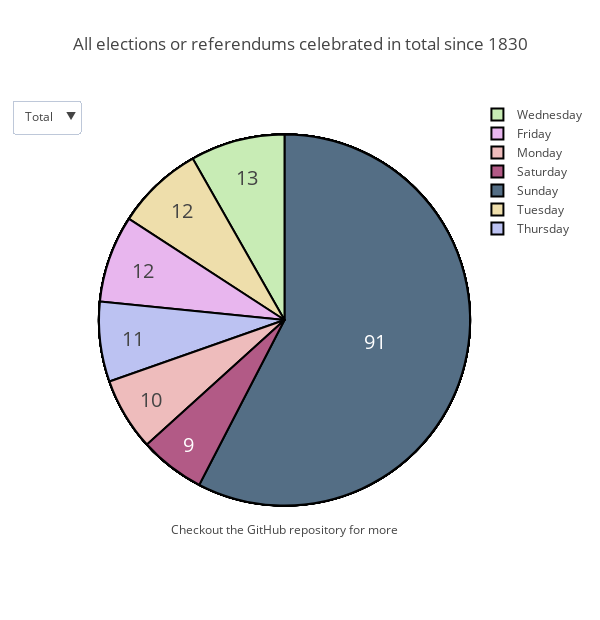

Notebook code cell kept with this figure:
### Code cell
updatemenus = list([
    dict(active=len(traces)-1,
         buttons=button_list,
    )
])

layout = dict(title='All elections or referendums celebrated in total since 1830', 
              showlegend=True, updatemenus=updatemenus, width=600, height=620,
             annotations=[
        dict(
            x=0.5,
            y=0,
            xshift=0,
            yshift=0,
            visible= True,
            align='center',
            xref='paper',
            yref='paper',
            text='Checkout the GitHub <a href="https://carlosvega.github.io/Weekday_ESP_Elections/">repository</a> for more',
            showarrow=False,
            arrowhead=0
        )
    ])

fig = dict(data=traces, layout=layout)

iplot(fig, filename='styled_pie_chart')
plot(fig, filename='docs/styled_pie_chart', auto_open=False)

### Figure 1 — Plotly figure (JSON) as saved in the notebook; plotly's stock layout.template omitted (floating-point values rounded to 4 significant figures)
{"data": [{"hoverinfo": "label+percent", "labels": ["Monday", "Wednesday", "Friday"], "marker": {"colors": ["#eebcbc", "#c8ecb5", "#e8b6ee"], "line": {"color": "#000000", "width": 2}}, "name": "1830", "textfont": {"size": 20}, "textinfo": "value", "type": "pie", "values": [1, 3, 2]}, {"hoverinfo": "label+percent", "labels": ["Monday", "Friday", "Saturday", "Sunday"], "marker": {"colors": ["#eebcbc", "#e8b6ee", "#b25a86", "#546e85"], "line": {"color": "#000000", "width": 2}}, "name": "1840", "textfont": {"size": 20}, "textinfo": "value", "type": "pie", "values": [1, 2, 2, 1]}, {"hoverinfo": "label+percent", "labels": ["Monday", "Wednesday", "Saturday", "Sunday"], "marker": {"colors": ["#eebcbc", "#c8ecb5", "#b25a86", "#546e85"], "line": {"color": "#000000", "width": 2}}, "name": "1850", "textfont": {"size": 20}, "textinfo": "value", "type": "pie", "values": [1, 1, 2, 2]}, {"hoverinfo": "label+percent", "labels": ["Tuesday", "Thursday", "Friday"], "marker": {"colors": ["#eedeab", "#bcc2f2", "#e8b6ee"], "line": {"color": "#000000", "width": 2}}, "name": "1860", "textfont": {"size": 20}, "textinfo": "value", "type": "pie", "values": [2, 2, 1]}, {"hoverinfo": "label+percent", "labels": ["Monday", "Thursday", "Saturday", "Sunday"], "marker": {"colors": ["#eebcbc", "#bcc2f2", "#b25a86", "#546e85"], "line": {"color": "#000000", "width": 2}}, "name": "1870", "textfont": {"size": 20}, "textinfo": "value", "type": "pie", "values": [1, 2, 1, 2]}, {"hoverinfo": "label+percent", "labels": ["Saturday", "Sunday"], "marker": {"colors": ["#b25a86", "#546e85"], "line": {"color": "#000000", "width": 2}}, "name": "1880", "textfont": {"size": 20}, "textinfo": "value", "type": "pie", "values": [1, 2]}, {"hoverinfo": "label+percent", "labels": ["Wednesday", "Friday", "Sunday"], "marker": {"colors": ["#c8ecb5", "#e8b6ee", "#546e85"], "line": {"color": "#000000", "width": 2}}, "name": "1890", "textfont": {"size": 20}, "textinfo": "value", "type": "pie", "values": [1, 2, 2]}, {"hoverinfo": "label+percent", "labels": ["Monday", "Thursday", "Sunday"], "marker": {"colors": ["#eebcbc", "#bcc2f2", "#546e85"], "line": {"color": "#000000", "width": 2}}, "name": "1900", "textfont": {"size": 20}, "textinfo": "value", "type": "pie", "values": [1, 1, 2]}, {"hoverinfo": "label+percent", "labels": ["Monday", "Friday", "Sunday"], "marker": {"colors": ["#eebcbc", "#e8b6ee", "#546e85"], "line": {"color": "#000000", "width": 2}}, "name": "1910", "textfont": {"size": 20}, "textinfo": "value", "type": "pie", "values": [3, 1, 1]}, {"hoverinfo": "label+percent", "labels": ["Tuesday", "Sunday"], "marker": {"colors": ["#eedeab", "#546e85"], "line": {"color": "#000000", "width": 2}}, "name": "1920", "textfont": {"size": 20}, "textinfo": "value", "type": "pie", "values": [2, 1]}, {"hoverinfo": "label+percent", "labels": ["Friday", "Sunday"], "marker": {"colors": ["#e8b6ee", "#546e85"], "line": {"color": "#000000", "width": 2}}, "name": "1930", "textfont": {"size": 20}, "textinfo": "value", "type": "pie", "values": [1, 7]}, {"hoverinfo": "label+percent", "labels": ["Monday", "Wednesday", "Thursday", "Sunday"], "marker": {"colors": ["#eebcbc", "#c8ecb5", "#bcc2f2", "#546e85"], "line": {"color": "#000000", "width": 2}}, "name": "1970", "textfont": {"size": 20}, "textinfo": "value", "type": "pie", "values": [1, 3, 2, 3]}, {"hoverinfo": "label+percent", "labels": ["Tuesday", "Wednesday", "Thursday", "Friday", "Saturday", "Sunday"], "marker": {"colors": ["#eedeab", "#c8ecb5", "#bcc2f2", "#e8b6ee", "#b25a86", "#546e85"], "line": {"color": "#000000", "width": 2}}, "name": "1980", "textfont": {"size": 20}, "textinfo": "value", "type": "pie", "values": [6, 2, 4, 3, 1, 10]}, {"hoverinfo": "label+percent", "labels": ["Tuesday", "Saturday", "Sunday"], "marker": {"colors": ["#eedeab", "#b25a86", "#546e85"], "line": {"color": "#000000", "width": 2}}, "name": "1990", "textfont": {"size": 20}, "textinfo": "value", "type": "pie", "values": [2, 1, 21]}, {"hoverinfo": "label+percent", "labels": ["Monday", "Wednesday", "Saturday", "Sunday"], "marker": {"colors": ["#eebcbc", "#c8ecb5", "#b25a86", "#546e85"], "line": {"color": "#000000", "width": 2}}, "name": "2000", "textfont": {"size": 20}, "textinfo": "value", "type": "pie", "values": [1, 3, 1, 20]}, {"hoverinfo": "label+percent", "labels": ["Sunday"], "marker": {"colors": ["#546e85"], "line": {"color": "#000000", "width": 2}}, "name": "2010", "textfont": {"size": 20}, "textinfo": "value", "type": "pie", "values": [17]}, {"hoverinfo": "label+percent", "labels": ["Monday", "Tuesday", "Wednesday", "Thursday", "Friday", "Saturday", "Sunday"], "marker": {"colors": ["#eebcbc", "#eedeab", "#c8ecb5", "#bcc2f2", "#e8b6ee", "#b25a86", "#546e85"], "line": {"color": "#000000", "width": 2}}, "name": "Total", "textfont": {"size": 20}, "textinfo": "value", "type": "pie", "values": [10, 12, 13, 11, 12, 9, 91]}], "layout": {"annotations": [{"align": "center", "arrowhead": 0, "showarrow": false, "text": "Checkout the GitHub <a href=\"https://carlosvega.github.io/Weekday_ESP_Elections/\">repository</a> for more", "visible": true, "x": 0.5, "xref": "paper", "xshift": 0, "y": 0, "yref": "paper", "yshift": 0}], "height": 620, "showlegend": true, "title": "All elections or referendums celebrated in total since 1830", "updatemenus": [{"active": 16, "buttons": [{"args": [{"visible": [true, false, false, false, false, false, false, false, false, false, false, false, false, false, false, false, false]}, {"title": "Elections or referendums celebrated during the decade: 1830"}], "label": "1830", "method": "update"}, {"args": [{"visible": [false, true, false, false, false, false, false, false, false, false, false, false, false, false, false, false, false]}, {"title": "Elections or referendums celebrated during the decade: 1840"}], "label": "1840", "method": "update"}, {"args": [{"visible": [false, false, true, false, false, false, false, false, false, false, false, false, false, false, false, false, false]}, {"title": "Elections or referendums celebrated during the decade: 1850"}], "label": "1850", "method": "update"}, {"args": [{"visible": [false, false, false, true, false, false, false, false, false, false, false, false, false, false, false, false, false]}, {"title": "Elections or referendums celebrated during the decade: 1860"}], "label": "1860", "method": "update"}, {"args": [{"visible": [false, false, false, false, true, false, false, false, false, false, false, false, false, false, false, false, false]}, {"title": "Elections or referendums celebrated during the decade: 1870"}], "label": "1870", "method": "update"}, {"args": [{"visible": [false, false, false, false, false, true, false, false, false, false, false, false, false, false, false, false, false]}, {"title": "Elections or referendums celebrated during the decade: 1880"}], "label": "1880", "method": "update"}, {"args": [{"visible": [false, false, false, false, false, false, true, false, false, false, false, false, false, false, false, false, false]}, {"title": "Elections or referendums celebrated during the decade: 1890"}], "label": "1890", "method": "update"}, {"args": [{"visible": [false, false, false, false, false, false, false, true, false, false, false, false, false, false, false, false, false]}, {"title": "Elections or referendums celebrated during the decade: 1900"}], "label": "1900", "method": "update"}, {"args": [{"visible": [false, false, false, false, false, false, false, false, true, false, false, false, false, false, false, false, false]}, {"title": "Elections or referendums celebrated during the decade: 1910"}], "label": "1910", "method": "update"}, {"args": [{"visible": [false, false, false, false, false, false, false, false, false, true, false, false, false, false, false, false, false]}, {"title": "Elections or referendums celebrated during the decade: 1920"}], "label": "1920", "method": "update"}, {"args": [{"visible": [false, false, false, false, false, false, false, false, false, false, true, false, false, false, false, false, false]}, {"title": "Elections or referendums celebrated during the decade: 1930"}], "label": "1930", "method": "update"}, {"args": [{"visible": [false, false, false, false, false, false, false, false, false, false, false, true, false, false, false, false, false]}, {"title": "Elections or referendums celebrated during the decade: 1970"}], "label": "1970", "method": "update"}, {"args": [{"visible": [false, false, false, false, false, false, false, false, false, false, false, false, true, false, false, false, false]}, {"title": "Elections or referendums celebrated during the decade: 1980"}], "label": "1980", "method": "update"}, {"args": [{"visible": [false, false, false, false, false, false, false, false, false, false, false, false, false, true, false, false, false]}, {"title": "Elections or referendums celebrated during the decade: 1990"}], "label": "1990", "method": "update"}, {"args": [{"visible": [false, false, false, false, false, false, false, false, false, false, false, false, false, false, true, false, false]}, {"title": "Elections or referendums celebrated during the decade: 2000"}], "label": "2000", "method": "update"}, {"args": [{"visible": [false, false, false, false, false, false, false, false, false, false, false, false, false, false, false, true, false]}, {"title": "Elections or referendums celebrated during the decade: 2010"}], "label": "2010", "method": "update"}, {"args": [{"visible": [false, false, false, false, false, false, false, false, false, false, false, false, false, false, false, false, true]}, {"title": "All elections or referendums celebrated in total since 1830"}], "label": "Total", "method": "update"}]}], "width": 600}}
